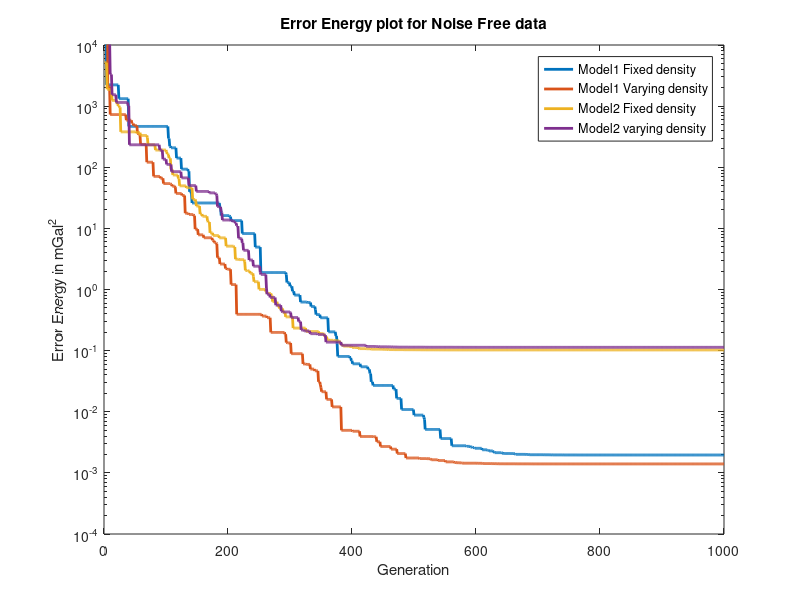
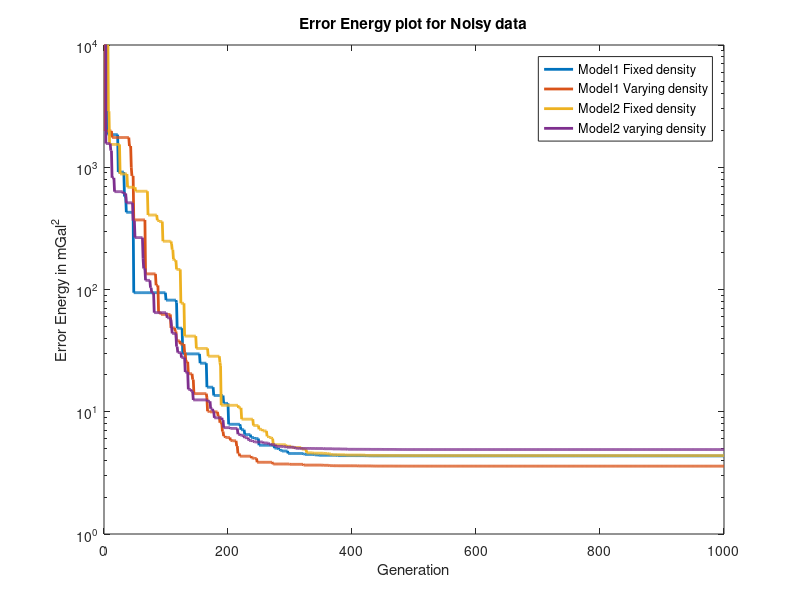

These charts were generated, in order, by the following MATLAB code:
% ***************************************************************
% *** Matlab function for error energy plot is a part of SPoDEA programe that includes a set of *.m files to compute basement depth of the complex sedimentary basin.  
% *** Source Code is mainly written for research purposes. The codes are
% *** having copyrights and required proper citations whenever it is used.
% *** Originated by:
% ***       Mr. Arka Roy (email: arka.phy@gmail.com)
% ***       Dr. Chandra Prakash Dubey (email:p.dubey48@gmail.com)
% ***       Mr. M. Prasad (email:prasadgoud333@gmail.com)
% ***       Crustal Processes Group, National Centre for Earth Science Studies,
% ***       Ministry of Earth Sciences, Government of India
% ***       Thiruvanthapuram, Kerala, India
% ****************************************************************

%Error Energy plot 
clear all
close all
%This code used to plot error energy for both models without noise and noisy data 
%all data file for error energy 
    %noise free data set
    y1=importdata('model1_without_noise_fixed.dat');
    y2=importdata('model1_without_noise_varying.dat');
    y3=importdata('model2_without_noise_fixed.dat');
    y4=importdata('model2_without_noise_varying.dat');
%Plotting of error energy of both model for noise free cases as shown in figure 6 (a).  	
figure(1)
%semi log plot for better visualization
semilogy(1:length(y1),y1,'linewidth',2)
hold on
semilogy(1:length(y2),y2,'linewidth',2)
semilogy(1:length(y3),y3,'linewidth',2)
semilogy(1:length(y4),y4,'linewidth',2)
ylim([10^-4 10^4])
%title and axis labeling
xlabel('Generation')
ylabel('Error Energy in mGal^2')
title('Error Energy plot for Noise Free data')
legend('Model1 Fixed density','Model1 Varying density','Model2 Fixed density','Model2 varying density')
    %with noise data set
    y1=importdata('model1_with_noise_fixed.dat');
    y2=importdata('model1_with_noise_varying.dat');
    y3=importdata('model2_with_noise_fixed.dat');
    y4=importdata('model2_with_noise_varying.dat');
%Plotting of error energy of both model for noise free cases as shown in figure 6 (a).  
figure(2)
%semi log plot for better visualization
semilogy(1:length(y1),y1,'linewidth',2)
hold on
semilogy(1:length(y2),y2,'linewidth',2)
semilogy(1:length(y3),y3,'linewidth',2)
semilogy(1:length(y4),y4,'linewidth',2)
ylim([10^-0 10^4])
%title and axis labeling
xlabel('Generation')
ylabel('Error Energy in mGal^2')
title('Error Energy plot for Noisy data')
legend('Model1 Fixed density','Model1 Varying density','Model2 Fixed density','Model2 varying density')



